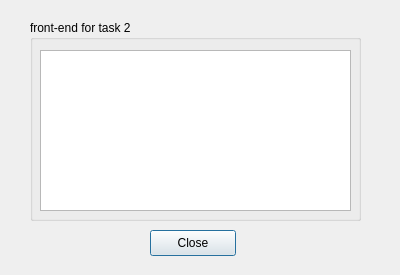
<?xml version="1.0" encoding="UTF-8"?>
<ui version="4.0">
 <class>task2</class>
 <widget class="QDialog" name="task2">
  <property name="geometry">
   <rect>
    <x>0</x>
    <y>0</y>
    <width>400</width>
    <height>275</height>
   </rect>
  </property>
  <property name="windowTitle">
   <string>Task 2</string>
  </property>
  <widget class="QGroupBox" name="groupBox">
   <property name="geometry">
    <rect>
     <x>30</x>
     <y>20</y>
     <width>331</width>
     <height>201</height>
    </rect>
   </property>
   <property name="title">
    <string>front-end for task 2</string>
   </property>
   <widget class="QListView" name="listView">
    <property name="geometry">
     <rect>
      <x>10</x>
      <y>30</y>
      <width>311</width>
      <height>161</height>
     </rect>
    </property>
   </widget>
  </widget>
  <widget class="QPushButton" name="btnClose">
   <property name="geometry">
    <rect>
     <x>150</x>
     <y>230</y>
     <width>86</width>
     <height>26</height>
    </rect>
   </property>
   <property name="toolTip">
    <string>Close window</string>
   </property>
   <property name="text">
    <string>Close</string>
   </property>
  </widget>
 </widget>
 <resources/>
 <connections/>
</ui>
